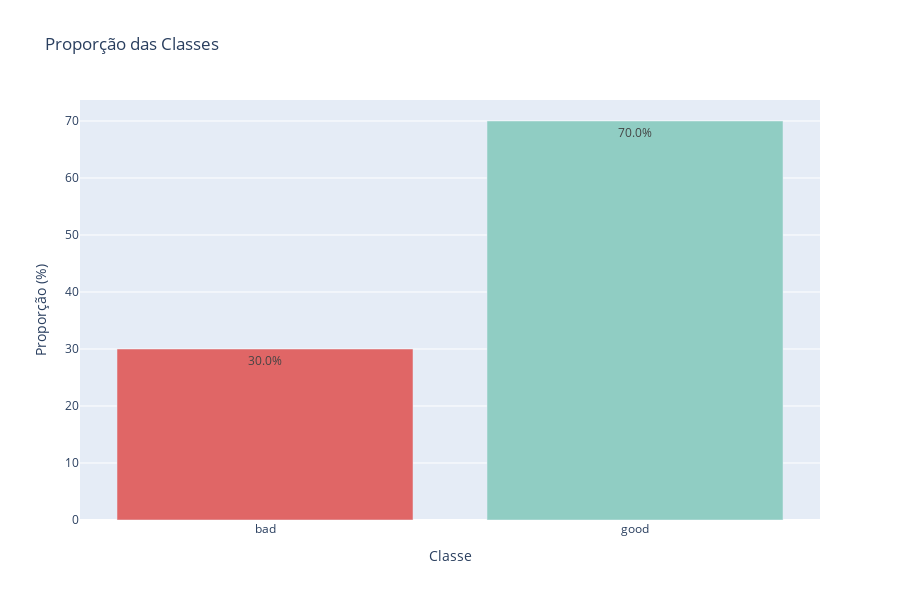

Notebook code cell kept with this figure:
### Markdown cell above
### Proporção

### Code cell
# Contando a quantidade de valores e normalizando-os
target_prop = df['Target'].value_counts(ascending=True, normalize=True)

# Fixando eixos
x_fig1 = target_prop.index
y_fig1 = target_prop.values * 100 # Convertendo para porcentagem

# Criando o gráfico e exportando
fig1 = go.Figure()
fig1.add_trace(go.Bar(x=x_fig1, y=y_fig1, text=[f'{np.round(yy, 2)}%' for yy in y_fig1],
                      marker=dict(color=y_fig1, colorscale=[[0, RED], [0.5, YELLOW], [1, GREEN]])))
fig1.update_layout(title='Proporção das Classes', yaxis_title='Proporção (%)', xaxis_title='Classe',
                   height=600, autosize=True)
export_fig(fig1, 'target_prop', '../figs/eda/target_prop')
fig1.show()

### Figure 1 — Plotly figure (JSON) as saved in the notebook; plotly's stock layout.template omitted (floating-point values rounded to 4 significant figures)
{"data": [{"marker": {"color": [30.0, 70.0], "colorscale": [[0, "#E06666"], [0.5, "#FFEE8C"], [1, "#90CDC3"]]}, "text": ["30.0%", "70.0%"], "type": "bar", "x": ["bad", "good"], "y": [30.0, 70.0]}], "layout": {"autosize": true, "height": 600, "title": {"text": "Proporção das Classes"}, "xaxis": {"title": {"text": "Classe"}}, "yaxis": {"title": {"text": "Proporção (%)"}}}}
